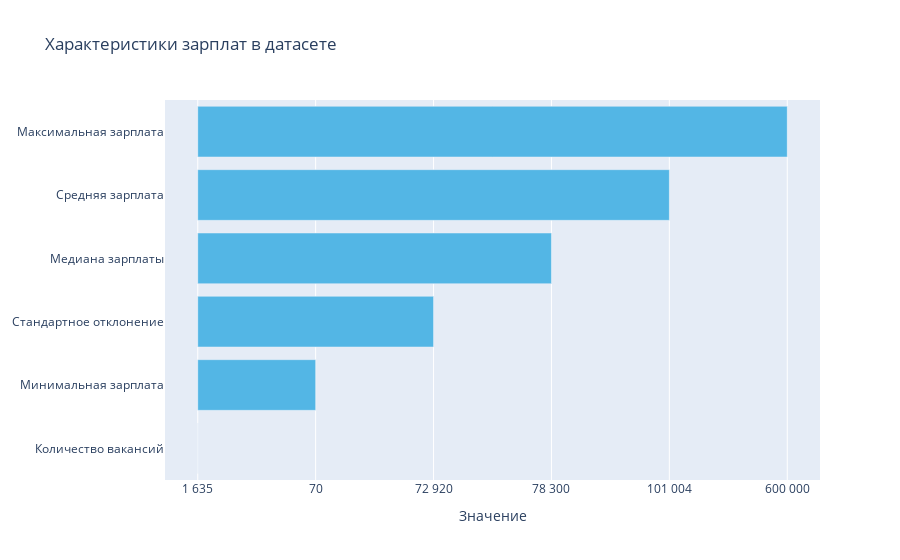

Source (notebook cell):
### Code cell
x_labels = ['Количество вакансий', 'Минимальная зарплата', 
            'Стандартное отклонение', 'Медиана зарплаты', 'Средняя зарплата', 'Максимальная зарплата']

x_values = [salary_count, salary_min, salary_std, salary_median, salary_mean, salary_max]

fig = go.Figure(go.Bar(x=x_values, y=x_labels, orientation='h', marker=dict(color='#53b6e5')))

fig.update_layout(xaxis_title='Значение', yaxis_title=None, title='Характеристики зарплат в датасете')

fig.show()

### Figure 1 — Plotly figure (JSON) as saved in the notebook; plotly's stock layout.template omitted (floating-point values rounded to 4 significant figures)
{"data": [{"marker": {"color": "#53b6e5"}, "orientation": "h", "type": "bar", "x": ["1 635", "70", "72 920", "78 300", "101 004", "600 000"], "y": ["Количество вакансий", "Минимальная зарплата", "Стандартное отклонение", "Медиана зарплаты", "Средняя зарплата", "Максимальная зарплата"]}], "layout": {"title": {"text": "Характеристики зарплат в датасете"}, "xaxis": {"title": {"text": "Значение"}}, "yaxis": {"title": {}}}}
